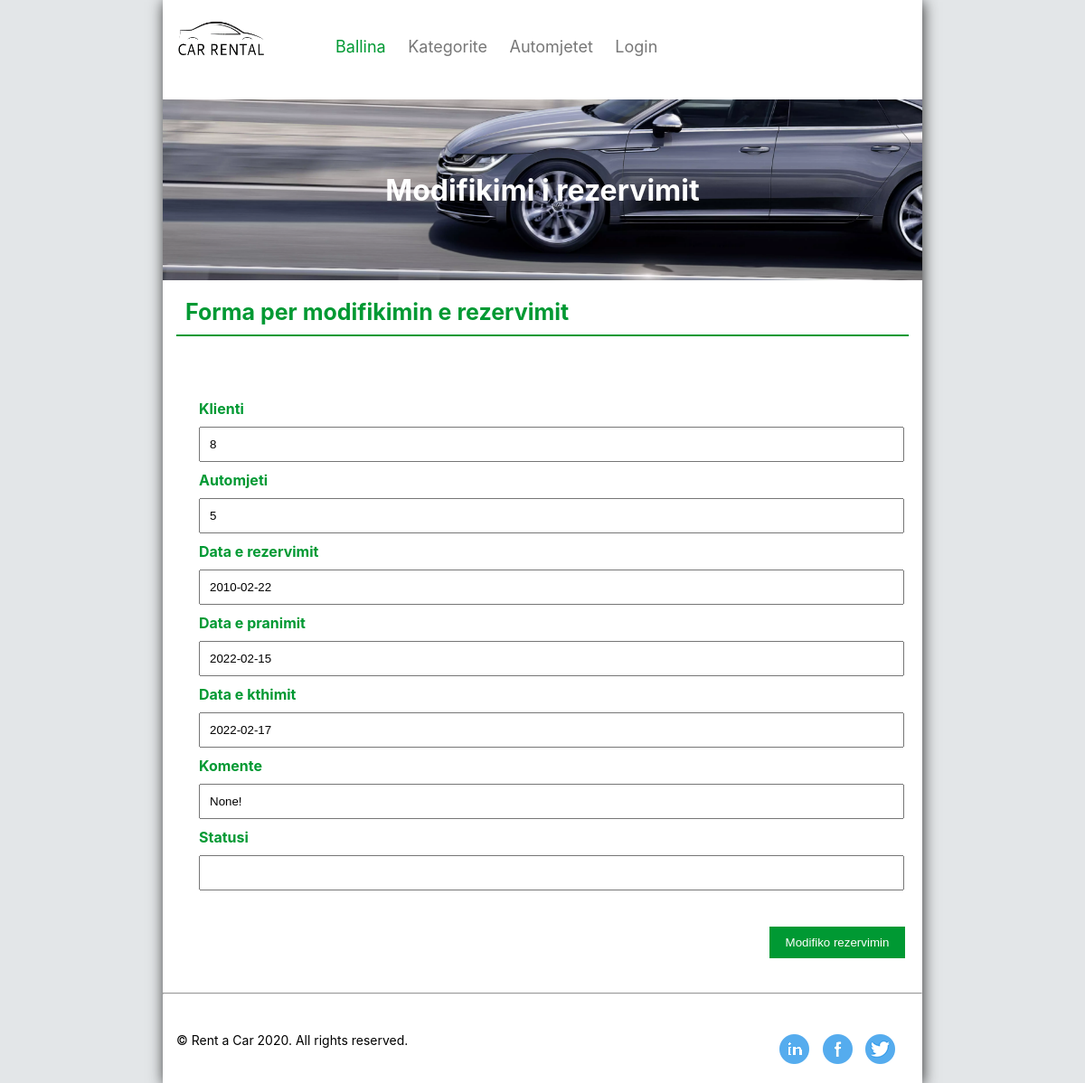
Page /modifiko_rezervim.php?rezervimiid=3 on the committed database.
### tables this page shows
CREATE TABLE `rezervimet` (
  `rezervimiid` int(11) NOT NULL,
  `klientiid` int(11) NOT NULL,
  `automjetiid` int(11) NOT NULL,
  `data_e_rezervimit` date NOT NULL,
  `data_e_pranimit` date DEFAULT NULL,
  `data_e_kthimit` date DEFAULT NULL,
  `komente` text,
  `statusi` int(20) NOT NULL DEFAULT '0'
);

### includes/sqlFunctions.php (called while the page is built, shortened)
<?php
    function connection()
    {
        $dbconn = mysqli_connect('localhost', 'root', '', 'rentacardb');
        return $dbconn;
    }
    function merrRezerviminId($rezervimiid){
        $dbconn = connection();
        $sql = "SELECT * FROM rezervimet WHERE rezervimiid = $rezervimiid";
        $result = mysqli_query($dbconn, $sql);
        return mysqli_fetch_assoc($result);
    }
?>

### modifiko_rezervim.php (the view, shortened to what this page needs)
<?php include_once('includes/header.php'); ?>
<?php include_once('includes/sqlFunctions.php'); ?>
            <?php
            if(isset($_GET['rezervimiid'])){
                $rid = $_GET['rezervimiid'];
                $rezervimi = merrRezerviminId($rid);
                $rezervimiid = $rezervimi['rezervimiid'];
                $klientiid = $rezervimi['klientiid'];
                $automjetiid = $rezervimi['automjetiid'];
                $data_e_rezervimit = $rezervimi['data_e_rezervimit'];
                $data_e_pranimit = $rezervimi['data_e_pranimit'];
                $data_e_kthimit = $rezervimi['data_e_kthimit'];
                $komente = $rezervimi['komente'];
                $statusi = $rezervimi['statusi'];
            }
            ?>
<div id="main">
    <div id="slide-bar">
        <div class="image">
            <h1>Modifikimi i rezervimit</h1>
        </div>
    </div>
    <h1 id="hi">Forma per modifikimin e rezervimit</h1>
    <form method="post" id="modifikoForma">
        <input type="hidden" name="rezervimiid" id="rezervimiid" value="<?php if(!empty($rezervimiid)){ echo $rezervimiid;} ?>"><br/>
        <label for="klientiid">Klienti</label>
        <input type="text" name="klientiid" value="<?php if(!empty($klientiid)){ echo $klientiid;} ?>" id="klientiid">
        <label for="automjetiid">Automjeti</label>
        <input type="text" name="automjetiid" value="<?php if(!empty($automjetiid)){ echo $automjetiid;} ?>" id="automjetiid">
        <label for="data_e_rezervimit">Data e rezervimit</label>
        <input type="text" name="data_e_rezervimit" value="<?php if(!empty($data_e_rezervimit)){ echo $data_e_rezervimit;} ?>" id="data_e_rezervimit" readonly>
        <label for="data_e_pranimit">Data e pranimit</label>
        <input type="text" name="data_e_pranimit" value="<?php if(!empty($data_e_pranimit)){ echo $data_e_pranimit;} ?>" id="data_e_pranimit">
        <label for="data_e_kthimit">Data e kthimit</label>
        <input type="text" name="data_e_kthimit" value="<?php if(!empty($data_e_kthimit)){ echo $data_e_kthimit;} ?>" id="data_e_kthimit">
        <label for="komente">Komente</label>
        <input type="text" name="komente" value="<?php if(!empty($komente)){ echo $komente;} ?>" id="komente">
        <label for="statusi">Statusi</label>
        <input type="text" name="statusi" value="<?php if(!empty($statusi)){ echo $statusi;} ?>" id="statusi">
        <input type="submit" name="modifikoRezervim" value="Modifiko rezervimin">
    </form>
</div>
<hr>
<?php include_once('includes/footer.php'); ?>

### css/style.css (style rules this page uses)
body { margin: 0px; padding: 0px; background-color: #e3e6e8; font-family: -apple-system, BlinkMacSystemFont, "Segoe UI", Roboto, "Helvetica Neue", Arial, sans-serif; }
.image { background-image: url(../images/car5.png); background-position: bottom left; width: 100%; height: 200px; }
.image h1 { color: #fff; text-align: center; position: relative; top: 50%; transform: translateY(-50%); }

### modifiko_rezervim.php (style rules this page uses)
#modifikoForma { width: 90%; margin: 50px 40px; }
#hi { color: #009933; padding: 20px 0px 10px 10px; margin: 0px 15px; font-size: 25px; border-bottom: 2px solid #009933; }
label, input { width: 100%; padding: 10px; }
label { color: #009933; font-weight: bold; margin-left: -10px; }
input { outline: none; margin: 10px 0px; }
input[type='submit'] { width: 150px; float: right; margin: 30px 0px; margin-right: -25px; color: #fff; background-color: #009933; border: none; }

### rows in the picture
rezervimet: klientiid "8", automjetiid "5", data_e_rezervimit "2010-02-22", data_e_pranimit "2022-02-15", data_e_kthimit "2022-02-17", komente "None!"
